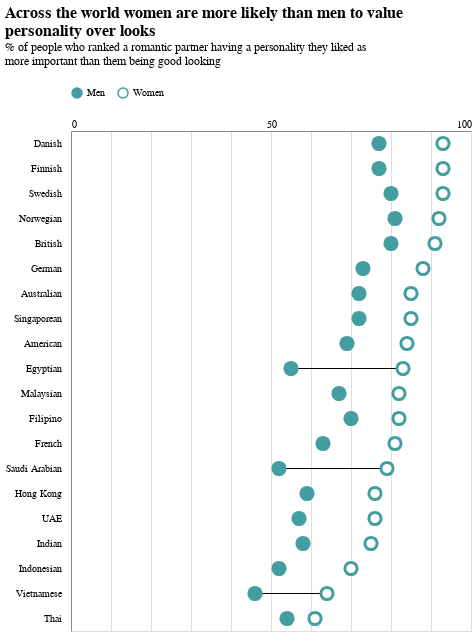

The notebook cell this image was saved under:
### Code cell
circleColor = "#449EA0"

base = (
    alt.Chart(df08w01)
    .transform_filter(filter='datum.Measure=="Ranked personality higher than looks"')
    .encode(
        y=alt.Y("Nationality:N")
        .axis(
            ticks=False, labelPadding=10,
        )
        .sort(op="max", field="Value", order="descending")
        .title(""),
    )
)

points = base.mark_circle(
    size=150,
    stroke=circleColor,
    strokeWidth=3,
    fillOpacity=1,
).encode(
    x=alt.X("Value:Q").title("").axis(
        orient="top", ticks=False,
        labelExpr='(datum.value==0 || datum.value==50 || datum.value==100) ? datum.label : ""',
    ),
    fill=alt.Fill("Gender:N")
    .scale(domain=["Men", "Women"], range=[circleColor, "white"])
    .legend(
        orient="top",
        title=None,
    ),
)

lines = (
    base.transform_filter(
        filter='datum.Nationality=="Egyptian" || datum.Nationality=="Saudi Arabian" || datum.Nationality=="Vietnamese"',
    )
    .transform_pivot(
        pivot="Gender",
        groupby=["Nationality"],
        value="Value",
    )
    .mark_rule()
    .encode(x="Men:Q", x2="Women:Q")
)

bg = lines.mark_bar().encode(
    x=alt.datum(100),
)

title = alt.Title(
    text=[
        "Across the world women are more likely than men to value",
        "personality over looks",
    ],
    subtitle=[
        "% of people who ranked a romantic partner having a personality they liked as",
        "more important than them being good looking",
    ],
    anchor="start",
    offset=20,
    fontSize=16,
)

alt.layer(
    lines,
    points,
    title=title,
).properties(
    width=400,
    height=500,
)

### Figure 1 — Vega-Lite specification as saved in the notebook (floating-point values rounded to 4 significant figures; data arrays with more than 128 entries replaced by an {"elided": "..."} marker saying what was removed)
{"config": {"view": {"continuousWidth": 300, "continuousHeight": 300}}, "layer": [{"mark": {"type": "rule"}, "encoding": {"x": {"field": "Men", "type": "quantitative"}, "x2": {"field": "Women"}, "y": {"axis": {"ticks": false, "labelPadding": 10}, "field": "Nationality", "sort": {"op": "max", "field": "Value", "order": "descending"}, "title": "", "type": "nominal"}}, "transform": [{"filter": "datum.Measure==\"Ranked personality higher than looks\""}, {"filter": "datum.Nationality==\"Egyptian\" || datum.Nationality==\"Saudi Arabian\" || datum.Nationality==\"Vietnamese\""}, {"pivot": "Gender", "value": "Value", "groupby": ["Nationality"]}]}, {"mark": {"type": "circle", "fillOpacity": 1, "size": 150, "stroke": "#449EA0", "strokeWidth": 3}, "encoding": {"fill": {"field": "Gender", "legend": {"orient": "top", "title": null}, "scale": {"domain": ["Men", "Women"], "range": ["#449EA0", "white"]}, "type": "nominal"}, "x": {"axis": {"orient": "top", "ticks": false, "labelExpr": "(datum.value==0 || datum.value==50 || datum.value==100) ? datum.label : \"\""}, "field": "Value", "title": "", "type": "quantitative"}, "y": {"axis": {"ticks": false, "labelPadding": 10}, "field": "Nationality", "sort": {"op": "max", "field": "Value", "order": "descending"}, "title": "", "type": "nominal"}}, "transform": [{"filter": "datum.Measure==\"Ranked personality higher than looks\""}]}], "data": {"name": "data-febf4a1e3ef9525d8089e5f0410bb796"}, "height": 500, "title": {"text": ["Across the world women are more likely than men to value", "personality over looks"], "anchor": "start", "fontSize": 16, "offset": 20, "subtitle": ["% of people who ranked a romantic partner having a personality they liked as", "more important than them being good looking"]}, "width": 400, "$schema": "https://vega.github.io/schema/vega-lite/v5.17.0.json", "datasets": {"data-febf4a1e3ef9525d8089e5f0410bb796": {"elided": "160 records"}}}
